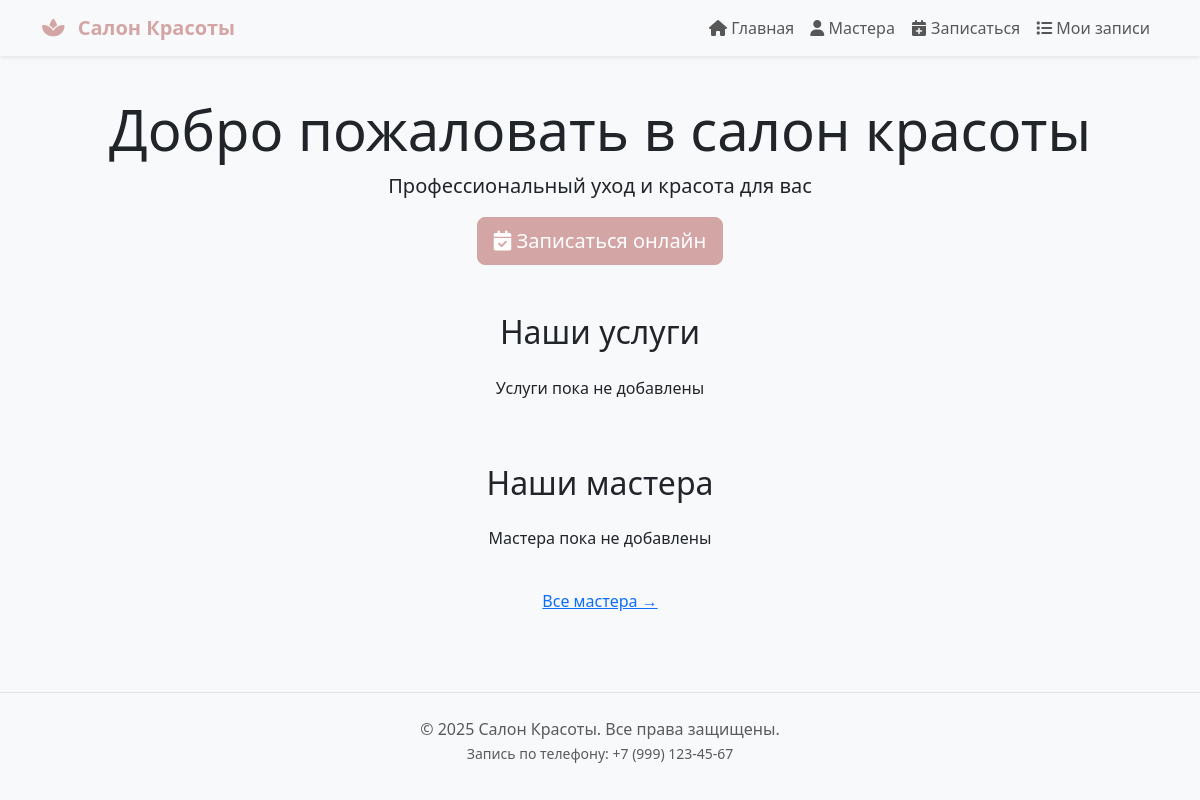
Before: / with the older database file.
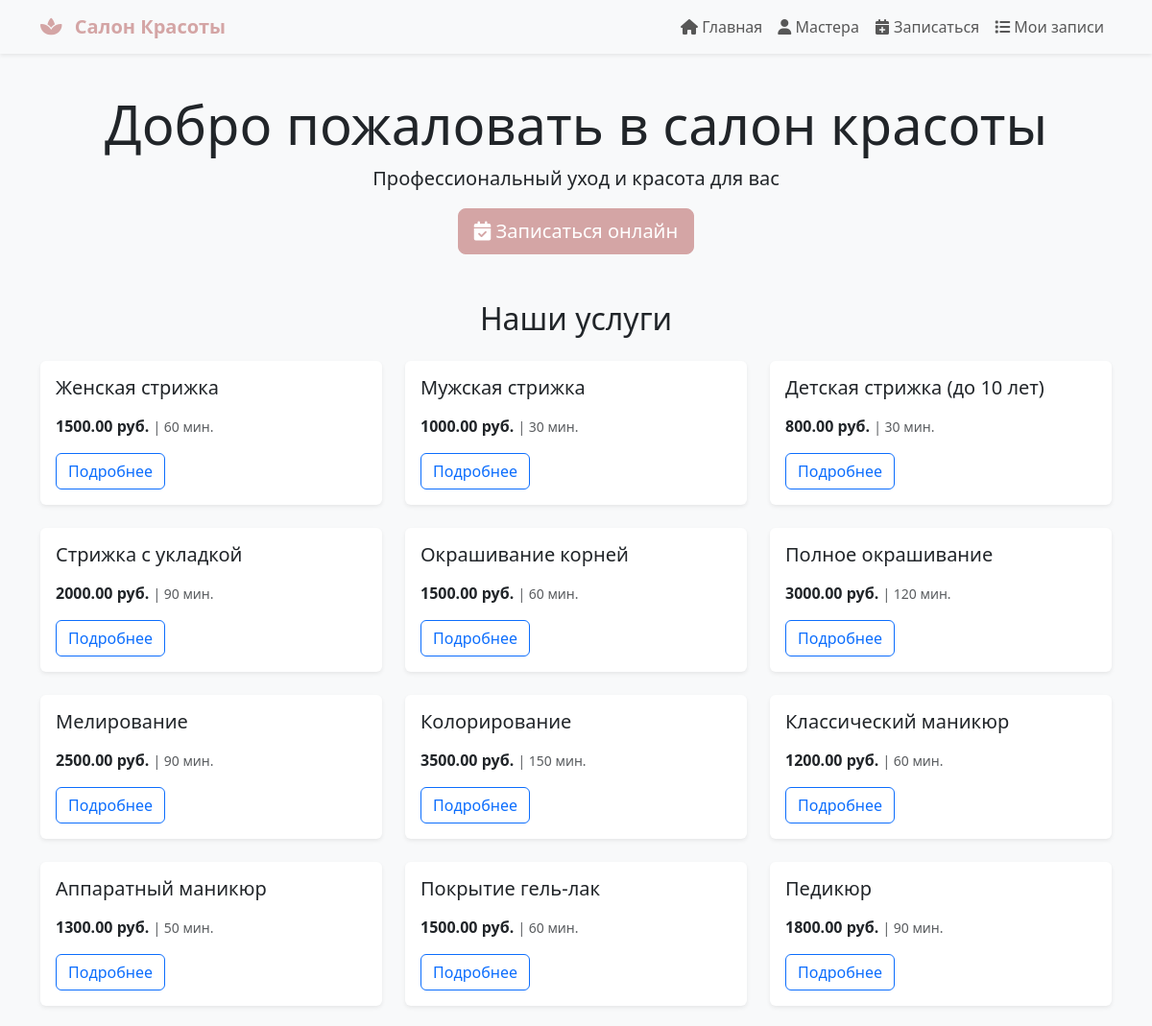
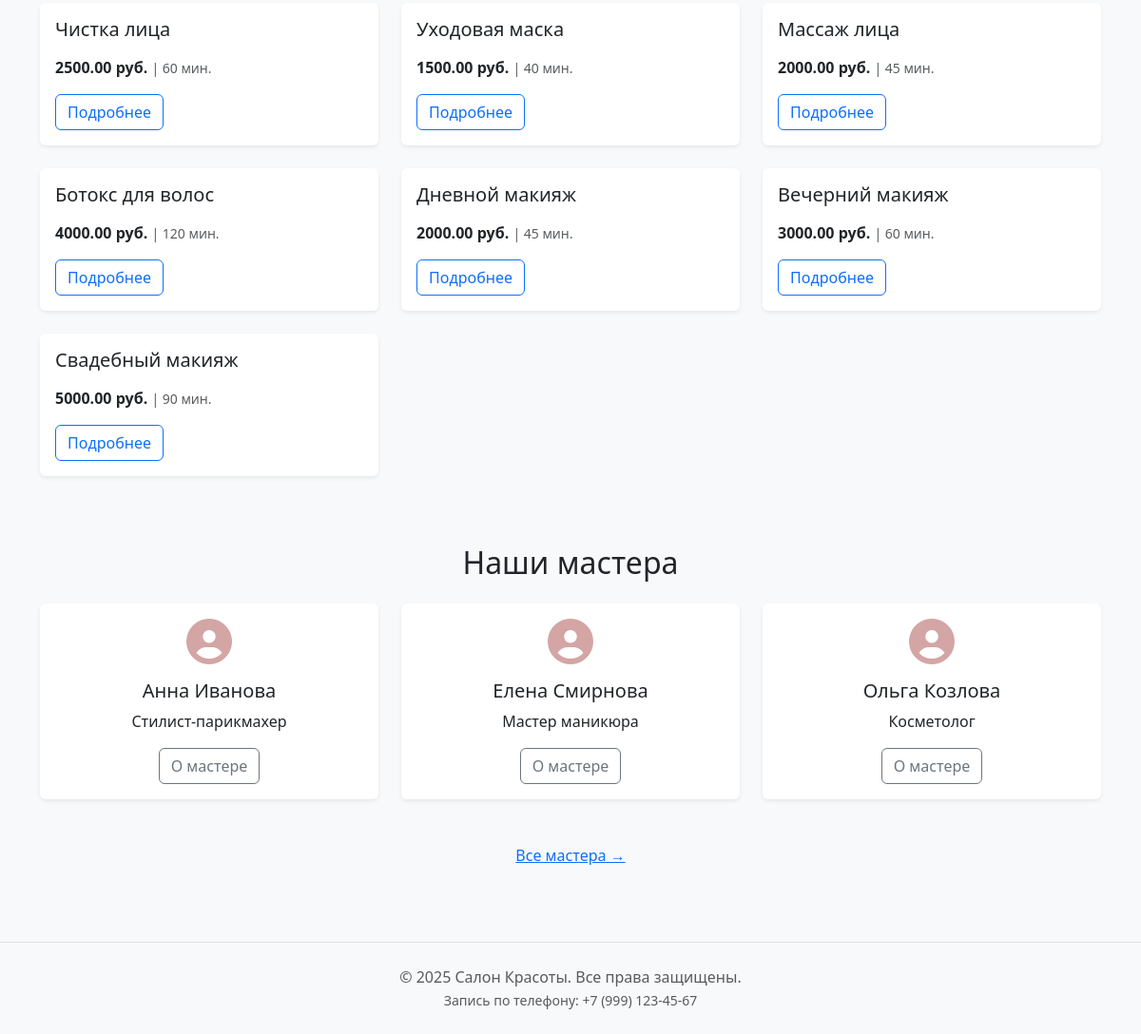
After: the same page with the newer database file (2 pictures, top to bottom).
### beauty/models.py (models this page shows, shortened)
class Service(models.Model):
    name = models.CharField(max_length=200, verbose_name="Название услуги")
    description = models.TextField(blank=True, verbose_name="Описание")
    price = models.DecimalField(max_digits=8, decimal_places=2, verbose_name="Цена")
    duration_minutes = models.PositiveIntegerField(verbose_name="Длительность (мин.)")
    category = models.ForeignKey(
        Category,
        on_delete=models.PROTECT,
        related_name='services',
        verbose_name="Категория"
    )
    class Meta:
        verbose_name = "Услуга"
        verbose_name_plural = "Услуги"

class Master(models.Model):
    name = models.CharField(max_length=100, verbose_name="Имя мастера")
    specialization = models.CharField(max_length=200, blank=True, verbose_name="Специализация")
    photo = models.ImageField(upload_to='masters/', blank=True, null=True, verbose_name="Фото")
    bio = models.TextField(blank=True, verbose_name="Биография")  # ← ДОБАВЬТЕ ЭТУ СТРОКУ
    services = models.ManyToManyField(
        Service,
        related_name='masters',
        verbose_name="Предоставляемые услуги"
    )
    class Meta:
        verbose_name = "Мастер"
        verbose_name_plural = "Мастера"

### beauty/views.py (the view)
# urls.py: path('', views.index, name='index'),
def index(request):
    services = Service.objects.all().select_related('category')
    masters = Master.objects.all()[:3]
    return render(request, 'beauty/index.html', {
        'services': services,
        'masters': masters,
        'title': 'Главная'
    })

### beauty/templates/beauty/index.html (shortened to what this page needs)
{% extends 'beauty/base.html' %}
{% block content %}
<div class="row">
    <div class="col-12 text-center mb-5">
        <h1 class="display-4">Добро пожаловать в салон красоты</h1>
        <p class="lead">Профессиональный уход и красота для вас</p>
        <a href="{% url 'beauty:appointment_create' %}" class="btn btn-primary btn-lg">
            <i class="fas fa-calendar-check"></i> Записаться онлайн
        </a>
    </div>
</div>
<div class="row mb-5">
    <div class="col-12">
        <h2 class="text-center mb-4">Наши услуги</h2>
    </div>
    {% for service in services %}
    <div class="col-md-4 mb-4">
        <div class="card h-100 shadow-sm">
            <div class="card-body">
                <h5 class="card-title">{{ service.name }}</h5>
                <p class="card-text">
                    <strong>{{ service.price }} руб.</strong>
                    <small class="text-muted"> | {{ service.duration_minutes }} мин.</small>
                </p>
                <a href="{% url 'beauty:service_detail' service.id %}" class="btn btn-outline-primary">Подробнее</a>
            </div>
        </div>
    </div>
    {% empty %}
    <p class="text-center">Услуги пока не добавлены</p>
    {% endfor %}
</div>
<div class="row">
    <div class="col-12">
        <h2 class="text-center mb-4">Наши мастера</h2>
    </div>
    {% for master in masters %}
    <div class="col-md-4 mb-4">
        <div class="card h-100 text-center shadow-sm">
            <div class="card-body">
                <i class="fas fa-user-circle fa-3x text-primary mb-3"></i>
                <h5 class="card-title">{{ master.name }}</h5>
                <p class="card-text">{{ master.specialization|default:"Профессионал своего дела" }}</p>
                <a href="{% url 'beauty:master_detail' master.id %}" class="btn btn-outline-secondary">О мастере</a>
            </div>
        </div>
    </div>
    {% empty %}
    <p class="text-center">Мастера пока не добавлены</p>
    {% endfor %}
    <div class="col-12 text-center mt-3">
        <a href="{% url 'beauty:masters_list' %}" class="btn btn-link">Все мастера →</a>
    </div>
</div>
{% endblock %}

### beauty/templates/beauty/base.html (shortened to what this page needs)
<!DOCTYPE html>
<html lang="ru">
<head>
    <link href="https://cdn.jsdelivr.net/npm/bootstrap@5.3.0/dist/css/bootstrap.min.css" rel="stylesheet">
    <link rel="stylesheet" href="https://cdnjs.cloudflare.com/ajax/libs/font-awesome/6.4.0/css/all.min.css">
    {% load static %}
    <link rel="stylesheet" href="{% static 'beauty/css/style.css' %}">
</head>
<body>
    <nav class="navbar navbar-expand-lg navbar-light bg-light shadow-sm">
        <div class="container">
            <a class="navbar-brand fw-bold text-primary" href="{% url 'beauty:index' %}">
                <i class="fas fa-spa"></i> Салон Красоты
            </a>
            <div class="collapse navbar-collapse" id="navbarNav">
                <ul class="navbar-nav ms-auto">
                    <li class="nav-item">
                        <a class="nav-link" href="{% url 'beauty:index' %}">
                            <i class="fas fa-home"></i> Главная
                        </a>
                    </li>
                    <li class="nav-item">
                        <a class="nav-link" href="{% url 'beauty:masters_list' %}">
                            <i class="fas fa-user"></i> Мастера
                        </a>
                    </li>
                    <li class="nav-item">
                        <a class="nav-link" href="{% url 'beauty:appointment_create' %}">
                            <i class="fas fa-calendar-plus"></i> Записаться
                        </a>
                    </li>
                    <li class="nav-item">
                        <a class="nav-link" href="{% url 'beauty:my_appointments' %}">
                            <i class="fas fa-list"></i> Мои записи
                        </a>
                    </li>
                </ul>
            </div>
        </div>
    </nav>
    <main class="py-4">
        <div class="container">
            {% block content %}
            {% endblock %}
        </div>
    </main>
    <footer class="bg-light text-center text-muted py-4 mt-5 border-top">
        <div class="container">
            <p class="mb-0">&copy; 2025 Салон Красоты. Все права защищены.</p>
            <small>Запись по телефону: +7 (999) 123-45-67</small>
        </div>
    </footer>
</body>
</html>

### beauty/static/beauty/css/style.css (style rules this page uses)
body { font-family: 'Segoe UI', Tahoma, Geneva, Verdana, sans-serif; background-color: #f8f9fa; }
.navbar-brand i { margin-right: 8px; }
.card { transition: transform 0.2s ease, box-shadow 0.2s ease; border: none; }
.btn-primary { background-color: #d4a5a5; border-color: #d4a5a5; }
.text-primary { color: #d4a5a5 !important; }
footer { margin-top: auto; }

Changed rows visible on the page:
added Service: name "Женская стрижка", price "1500.00", duration_minutes "60"
added Service: name "Мужская стрижка", price "1000.00", duration_minutes "30"
added Service: name "Детская стрижка (до 10 лет)", price "800.00", duration_minutes "30"
added Service: name "Стрижка с укладкой", price "2000.00", duration_minutes "90"
added Service: name "Окрашивание корней", price "1500.00", duration_minutes "60"
added Service: name "Полное окрашивание", price "3000.00", duration_minutes "120"
added Service: name "Мелирование", price "2500.00", duration_minutes "90"
added Service: name "Колорирование", price "3500.00", duration_minutes "150"
added Service: name "Классический маникюр", price "1200.00", duration_minutes "60"
added Service: name "Аппаратный маникюр", price "1300.00", duration_minutes "50"
added Service: name "Покрытие гель-лак", price "1500.00", duration_minutes "60"
added Service: name "Педикюр", price "1800.00", duration_minutes "90"
added Service: name "Чистка лица", price "2500.00", duration_minutes "60"
added Service: name "Уходовая маска", price "1500.00", duration_minutes "40"
added Service: name "Массаж лица", price "2000.00", duration_minutes "45"
added Service: name "Ботокс для волос", price "4000.00", duration_minutes "120"
added Service: name "Дневной макияж", price "2000.00", duration_minutes "45"
added Service: name "Вечерний макияж", price "3000.00", duration_minutes "60"
added Service: name "Свадебный макияж", price "5000.00", duration_minutes "90"
added Master: name "Анна Иванова", specialization "Стилист-парикмахер"
added Master: name "Елена Смирнова", specialization "Мастер маникюра"
added Master: name "Ольга Козлова", specialization "Косметолог"
Other visible differences:
text no longer shown: "Услуги пока не добавлены Мастера пока не добавлены"
